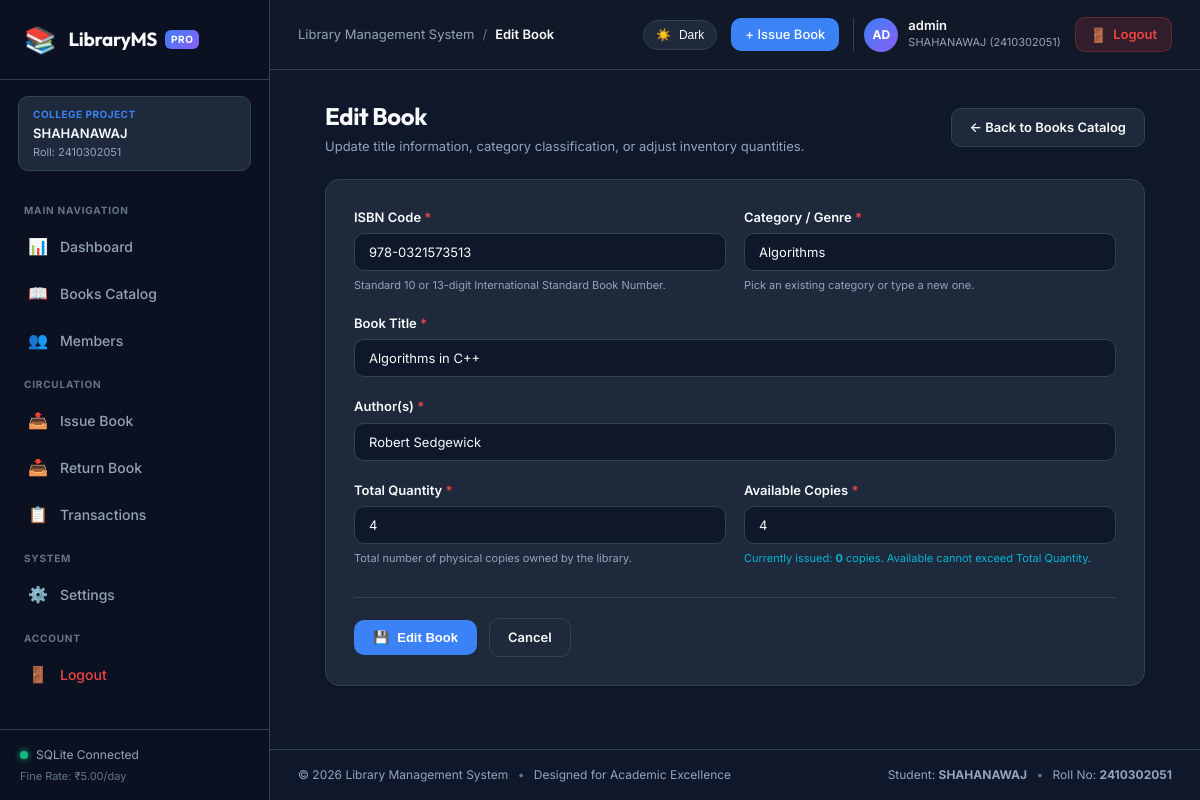
Page /books/9/edit (signed in) on the earlier database version.
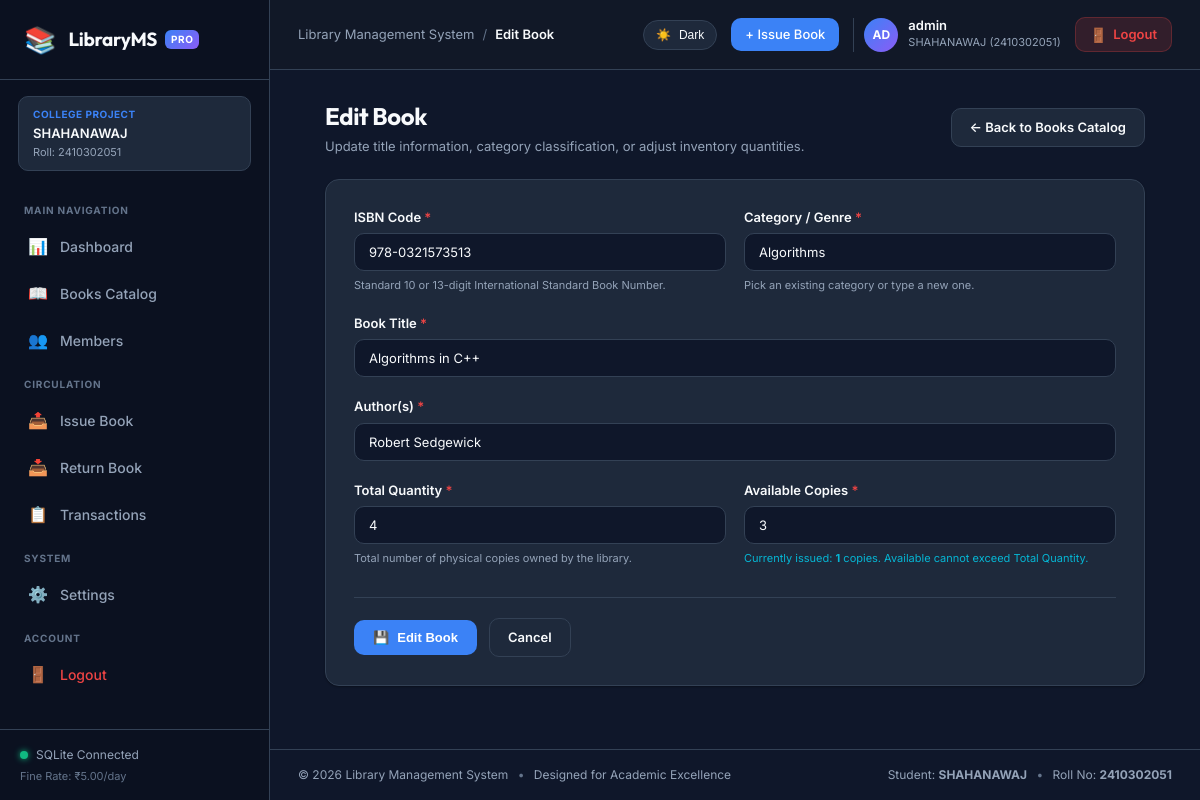
Same page on the later database version.
### tables this page shows
CREATE TABLE books (
            id INTEGER PRIMARY KEY AUTOINCREMENT,
            isbn TEXT UNIQUE NOT NULL,
            title TEXT NOT NULL,
            author TEXT NOT NULL,
            category TEXT NOT NULL,
            quantity INTEGER NOT NULL CHECK(quantity >= 0),
            available INTEGER NOT NULL CHECK(available >= 0)
        );

### app.py (the view, shortened to what this page needs)
@app.route("/books/<int:book_id>/edit", methods=["GET", "POST"])
def edit_book(book_id):
    book = BookService.get_book_by_id(book_id)
    if not book:
        flash("Book not found.", "danger")
        return redirect(url_for("books_list"))
    categories = BookService.get_categories()
    return render_template("book_form.html", action="Edit", book=book, categories=categories, book_id=book_id)

### app.py (called while the page is built)
@app.context_processor
def inject_globals():
    settings = SettingsService.load_settings()
    current_theme = session.get("theme", "dark" if settings.get("dark_mode", True) else "light")
    current_user = None
    if session.get("user_id"):
        current_user = {
            "id": session.get("user_id"),
            "username": session.get("username", "admin"),
            "role": session.get("role", "Admin")
        }
    return {
        "app_title": APP_TITLE,
        "app_subtitle": APP_SUBTITLE,
        "student_name": STUDENT_NAME,
        "student_roll": STUDENT_ROLL,
        "currency_symbol": CURRENCY_SYMBOL,
        "fine_per_day": FINE_PER_DAY,
        "default_loan_days": DEFAULT_LOAN_DAYS,
        "current_theme": current_theme,
        "current_user": current_user,
        "now_year": datetime.now().year,
        "current_endpoint": request.endpoint or ""
    }

@app.after_request
def add_cache_control_headers(response):
    response.headers["Cache-Control"] = "no-cache, no-store, must-revalidate, max-age=0"
    response.headers["Pragma"] = "no-cache"
    response.headers["Expires"] = "0"
    return response

### templates/book_form.html (shortened to what the changed rows need)
{% extends "base.html" %}
{% block content %}
<div class="form-page-container">
    <div class="page-header">
        <div class="header-titles">
            <h1 class="page-title">{{ action }} Book</h1>
        </div>
    </div>
    <div class="card form-card-box">
        <form method="POST" class="standard-form">
            <div class="form-row">
                <div class="form-group flex-1">
                    <label for="isbn" class="form-label">ISBN Code <span class="required">*</span></label>
                    <input
                        type="text"
                        id="isbn"
                        name="isbn"
                        value="{{ book.isbn or '' }}"
                        placeholder="e.g. 978-0132350884"
                        class="form-control"
                        required
                    >
                    <small class="form-hint">Standard 10 or 13-digit International Standard Book Number.</small>
                </div>
                <div class="form-group flex-1">
                    <label for="category" class="form-label">Category / Genre <span class="required">*</span></label>
                    <input
                        type="text"
                        id="category"
                        name="category"
                        list="categoriesList"
                        value="{{ book.category or '' }}"
                        placeholder="Select or enter category..."
                        class="form-control"
                        required
                    >
                    <small class="form-hint">Pick an existing category or type a new one.</small>
                </div>
            </div>
            <div class="form-group">
                <label for="title" class="form-label">Book Title <span class="required">*</span></label>
                <input
                    type="text"
                    id="title"
                    name="title"
                    value="{{ book.title or '' }}"
                    placeholder="Enter complete book title..."
                    class="form-control"
                    required
                >
            </div>
            <div class="form-group">
                <label for="author" class="form-label">Author(s) <span class="required">*</span></label>
                <input
                    type="text"
                    id="author"
                    name="author"
                    value="{{ book.author or '' }}"
                    placeholder="e.g. Robert C. Martin"
                    class="form-control"
                    required
                >
            </div>
            <div class="form-row">
                <div class="form-group flex-1">
                    <label for="quantity" class="form-label">Total Quantity <span class="required">*</span></label>
                    <input
                        type="number"
                        id="quantity"
                        name="quantity"
                        min="1"
                        value="{{ book.quantity or 1 }}"
                        class="form-control"
                        required
                    >
                    <small class="form-hint">Total number of physical copies owned by the library.</small>
                </div>
                {% if action == 'Edit' %}
                    <div class="form-group flex-1">
                        <label for="available" class="form-label">Available Copies <span class="required">*</span></label>
                        <input
                            type="number"
                            id="available"
                            name="available"
                            min="0"
                            value="{{ book.available or 0 }}"
                            class="form-control"
                            required
                        >
                        {% set currently_issued = (book.quantity|int) - (book.available|int) %}
                        <small class="form-hint text-info">
                            Currently issued: <strong>{{ currently_issued }}</strong> copies. Available cannot exceed Total Quantity.
                        </small>
                    </div>
                {% endif %}
            </div>
        </form>
    </div>
</div>
{% endblock %}

Differences in the rows shown:
changed books "Algorithms": available "4" → "3"
Other differences:
{{ currently_issued }}: "0" → "1"
